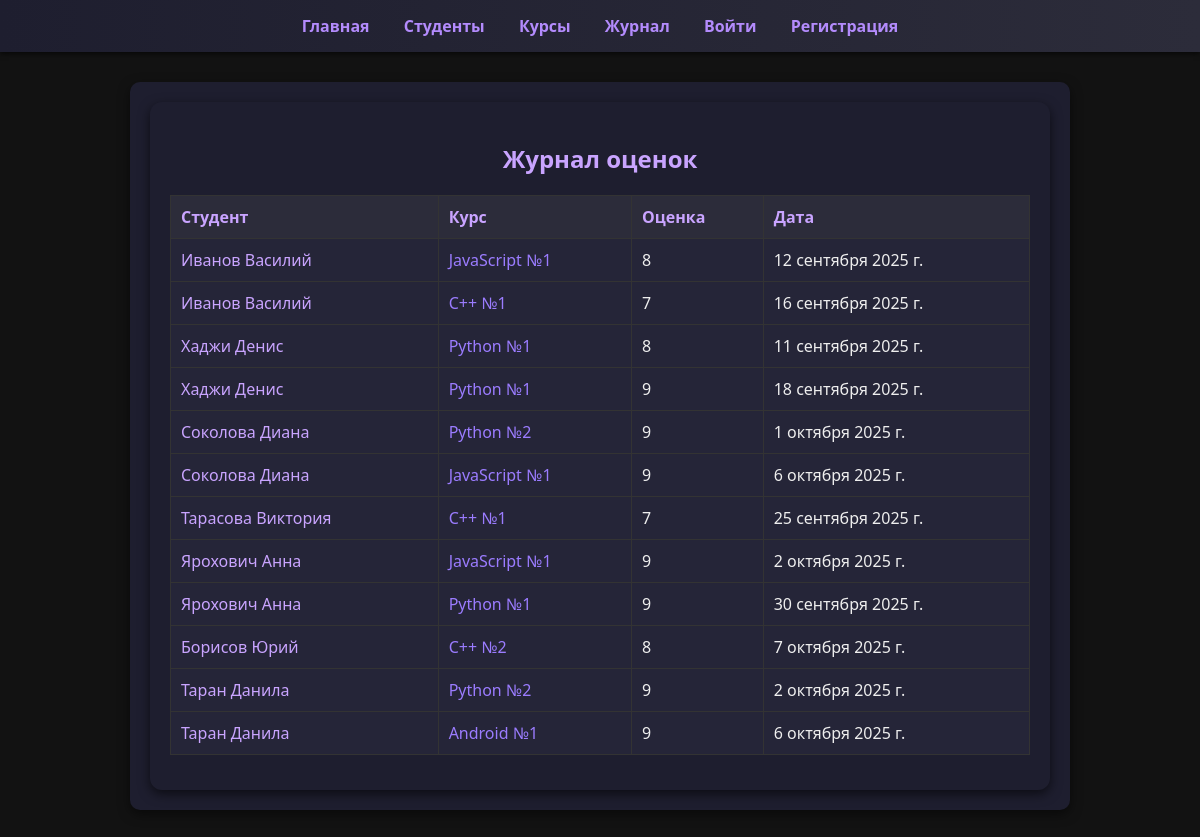
Before: /journal/ with the older database file.
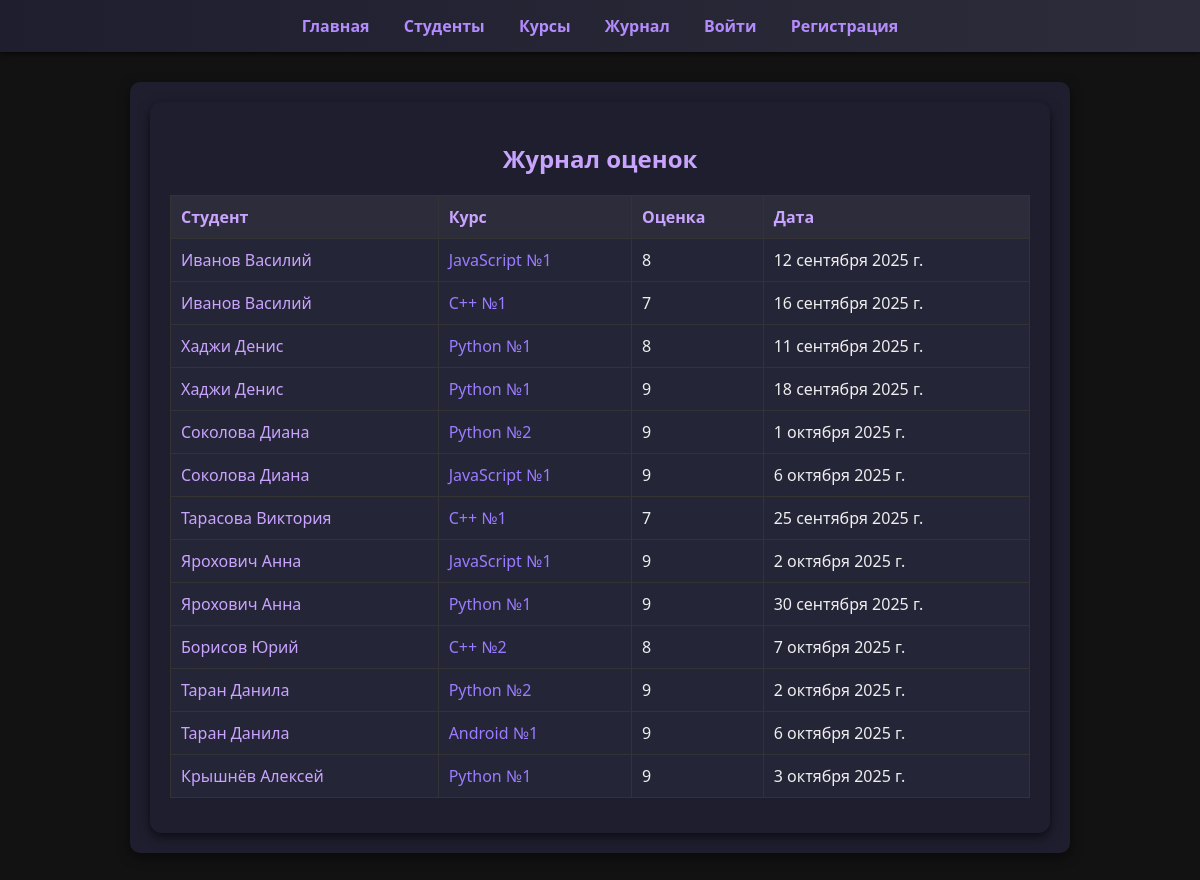
After: the same page with the newer database file.
### main/models.py (models this page shows, shortened)
class Student(models.Model):
    name = models.CharField(max_length=30, verbose_name="Имя")
    surname = models.CharField(max_length=30, verbose_name="Фамилия")
    age = models.SmallIntegerField(
        validators=[MinValueValidator(18), MaxValueValidator(100)],
        verbose_name="Возраст"
    )
    sex = models.CharField(
        max_length=10,
        choices=[('m', 'Мужчина'), ('f', 'Женщина')],
        verbose_name="Пол"
    )
    active = models.BooleanField(default=True, verbose_name="Активный")
    photo = models.ImageField(
        upload_to = 'students/',
        blank = True,
        null = True,
        verbose_name="Фото"
    )
    course = models.ManyToManyField("Course", blank=True, verbose_name="Курсы")

class Grade(models.Model):
    person = models.ForeignKey(Student, on_delete=models.CASCADE, related_name="grades")
    course = models.ForeignKey(Course, on_delete=models.CASCADE, null=True)
    grade = models.PositiveSmallIntegerField(
        validators=[MinValueValidator(0), MaxValueValidator(100)],
        verbose_name="Оценка"
    )
    date = models.DateField(null=True, verbose_name="Дата оценки")
    date_add = models.DateField(auto_now_add=True)
    date_update = models.DateField(auto_now=True)

class Course(models.Model):
    langs = [
        ('py', 'Python'),
        ('js', 'JavaScript'),
        ('c', 'C++'),
        ('an', 'Android'),
    ]
    name = models.CharField(choices=langs, max_length=20, verbose_name="Курс")
    course_num = models.SmallIntegerField(default=1, verbose_name="Номер курса")
    start_date = models.DateField(null=True, verbose_name="Начало курса")
    end_date = models.DateField(null=True, verbose_name="Окончание курса")
    description = models.TextField(blank=True, verbose_name="Описание")

### main/views.py (the view)
# urls.py: path("journal/", views.journal, name="journal"),
def journal(request):
    students = Student.objects.prefetch_related("grades__course").all()
    return render(request, "journal.html", {"students": students})

### templates/journal.html (shortened to what this page needs)
{% extends "base.html" %}
{% block content %}
<div style="background:#1e1e2f; padding:20px; border-radius:12px; box-shadow:0 4px 12px rgba(0,0,0,0.6);">
    <h2 style="color:#c9a4ff;">Журнал оценок</h2>
    <table style="width:100%; border-collapse:collapse; margin-top:20px;">
        <thead>
            <tr style="background:#2c2c3a; color:#c9a4ff;">
                <th style="padding:10px; border:1px solid #333;">Студент</th>
                <th style="padding:10px; border:1px solid #333;">Курс</th>
                <th style="padding:10px; border:1px solid #333;">Оценка</th>
                <th style="padding:10px; border:1px solid #333;">Дата</th>
            </tr>
        </thead>
        <tbody>
            {% for student in students %}
                {% for grade in student.grades.all %}
                    <tr style="background:#252538; color:#eee;">
                        <td style="padding:10px; border:1px solid #333;">
                            <a href="{% url 'main:student_detail' student.pk %}"
                               style="color:#c9a4ff; text-decoration:none;">
                                {{ student.surname }} {{ student.name }}
                            </a>
                        </td>
                        <td style="padding:10px; border:1px solid #333;">
                            <a href="{% url 'main:course_detail' grade.course.pk %}"
                               style="color:#9b7cff; text-decoration:none;">
                                {{ grade.course.get_name_display }} №{{ grade.course.course_num }}
                            </a>
                        </td>
                        <td style="padding:10px; border:1px solid #333;">{{ grade.grade }}</td>
                        <td style="padding:10px; border:1px solid #333;">{{ grade.date }}</td>
                    </tr>
                {% empty %}
                    <tr><td colspan="4" style="padding:10px; text-align:center; color:#888;">Нет оценок</td></tr>
                {% endfor %}
            {% empty %}
                <tr><td colspan="4" style="padding:10px; text-align:center; color:#888;">Нет студентов</td></tr>
            {% endfor %}
        </tbody>
    </table>
</div>
{% endblock %}

Changed rows visible on the page:
added Student: surname "Крышнёв", name "Алексей"
added Grade: course.name "Python", course.course_num "1", grade "9", date "3 октября 2025 г."
